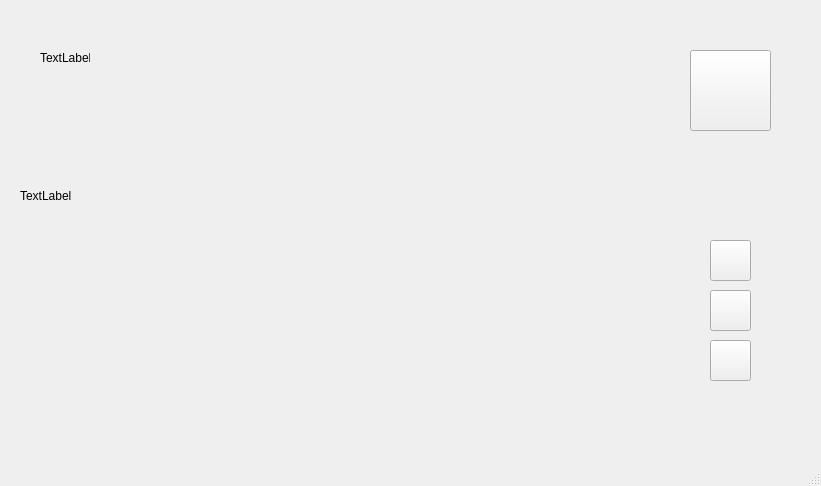
<?xml version="1.0" encoding="UTF-8"?>
<ui version="4.0">
 <class>MainWindow</class>
 <widget class="QMainWindow" name="MainWindow">
  <property name="geometry">
   <rect>
    <x>0</x>
    <y>0</y>
    <width>821</width>
    <height>486</height>
   </rect>
  </property>
  <property name="windowTitle">
   <string>MainWindow</string>
  </property>
  <widget class="QWidget" name="centralWidget">
   <widget class="QLabel" name="label">
    <property name="geometry">
     <rect>
      <x>20</x>
      <y>10</y>
      <width>641</width>
      <height>371</height>
     </rect>
    </property>
    <property name="text">
     <string>TextLabel</string>
    </property>
   </widget>
   <widget class="QLabel" name="label_time">
    <property name="geometry">
     <rect>
      <x>40</x>
      <y>50</y>
      <width>50</width>
      <height>16</height>
     </rect>
    </property>
    <property name="text">
     <string>TextLabel</string>
    </property>
   </widget>
   <widget class="QPushButton" name="pushButton_recode">
    <property name="geometry">
     <rect>
      <x>690</x>
      <y>50</y>
      <width>81</width>
      <height>81</height>
     </rect>
    </property>
    <property name="styleSheet">
     <string notr="true">border-image: url(:/res/lightbulb_unsel.png);</string>
    </property>
    <property name="text">
     <string/>
    </property>
   </widget>
   <widget class="QPushButton" name="pushButton_flame">
    <property name="geometry">
     <rect>
      <x>710</x>
      <y>240</y>
      <width>41</width>
      <height>41</height>
     </rect>
    </property>
    <property name="styleSheet">
     <string notr="true">border-image: url(:/res/flame_unsel.png);</string>
    </property>
    <property name="text">
     <string/>
    </property>
   </widget>
   <widget class="QPushButton" name="pushButton_shake">
    <property name="geometry">
     <rect>
      <x>710</x>
      <y>290</y>
      <width>41</width>
      <height>41</height>
     </rect>
    </property>
    <property name="styleSheet">
     <string notr="true">border-image: url(:/res/shake_unsel.png);</string>
    </property>
    <property name="text">
     <string/>
    </property>
   </widget>
   <widget class="QPushButton" name="pushButton_smoke">
    <property name="geometry">
     <rect>
      <x>710</x>
      <y>340</y>
      <width>41</width>
      <height>41</height>
     </rect>
    </property>
    <property name="styleSheet">
     <string notr="true">border-image: url(:/res/smoke_unsel.png);</string>
    </property>
    <property name="text">
     <string/>
    </property>
   </widget>
  </widget>
  <widget class="QMenuBar" name="menuBar">
   <property name="geometry">
    <rect>
     <x>0</x>
     <y>0</y>
     <width>821</width>
     <height>29</height>
    </rect>
   </property>
  </widget>
  <widget class="QStatusBar" name="statusBar"/>
 </widget>
 <layoutdefault spacing="6" margin="11"/>
 <resources/>
 <connections/>
</ui>
